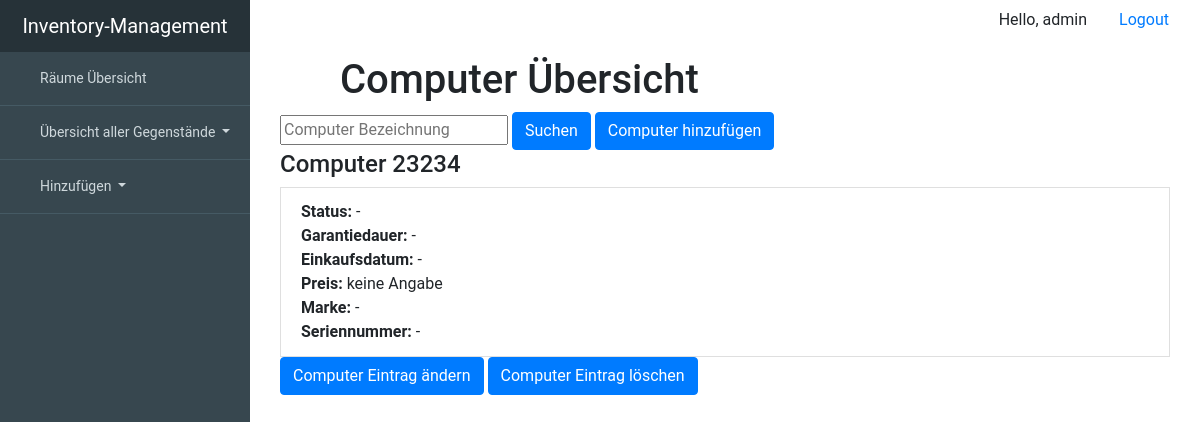
Screenshot of /computer/all (signed in) with the database file from the repository.
### inventory_managementsentials/models.py (models this page shows, shortened)
class Device(models.Model):
    room = models.ForeignKey('Room', null=True, blank=True, on_delete=models.SET_NULL)
    description = models.CharField(max_length=99, unique=True, primary_key=True)
    working = 'working'
    broken = 'broken'
    status_choice = [(working, "working"), (broken, "broken")]
    status = models.CharField(choices=status_choice, max_length=7, blank=True, null=True)
    serialnumber = models.CharField(max_length=99, blank=True, null=True)
    warranty_period = models.IntegerField(blank=True, null=True)
    date_of_purchase = models.DateTimeField(blank=True, null=True)
    price = models.IntegerField(blank=True, null=True)
    brand = models.ForeignKey(Brand, on_delete=models.SET_NULL, blank=True, null=True)
    class Meta:
        abstract = True

class Computer(Device):
    class Meta:
        verbose_name = "Computer"
        verbose_name_plural = "Computers"

### inventory_managementsentials/views.py (the view)
# urls.py: url(r'^computer/all$', views.ComputerView.as_view(), name='ComputerView'),
class ComputerView(LoginRequiredMixin, generic.ListView):
    login_url = 'inventory_managementsentials:login'
    template_name = 'inventory_managementsentials/all/all_computer.html'
    context_object_name = 'computer_list'
    def get_queryset(self):
        filter_description = self.request.GET.get('computer_description', None)
        if filter_description is not None:
            return Computer.objects.filter(description__icontains=filter_description)
        else:
            return Computer.objects.order_by('description')

### inventory_managementsentials/templates/inventory_managementsentials/all/all_computer.html (shortened to what this page needs)
{% extends "inventory_managementsentials/base.html" %}
{% block content %}
    <div class="container">
        <header>
            <div class="editor-indent" style="margin-left: 20px; padding: 0 0 0 40px; margin-right: 50px">
                <div class="inner">
                    <h1>Computer Übersicht </h1>
                </div>
            </div>
        </header>
        <form method="GET" action="/computer/all">
                <input type="text" name="computer_description" placeholder="Computer Bezeichnung">
                <button type="submit" class="btn btn-primary">Suchen</button>
                <a href='/add/computer/' class="btn btn-primary">Computer hinzufügen</a>
            </form>
        <div class="whatever_else_you_need">
            {% if computer_list %}
                {% for computer in computer_list %}
                    <div class="list-group">
                        <h4 class="list-group-itemlist-group-item-action active">Computer {{ computer.description }}</h4>
                         <a class="list-group-item list-group-item-action">   <strong>Status:</strong>
                        {% if computer.status == 'working' %}
                            Funktionsfähig
                        {% elif computer.status == 'broken' %}
                            <strong>Defekt</strong>
                        {% else %}
                            -
                        {% endif %}<br>
                            <strong>Garantiedauer:</strong>
                        {% if computer.warranty_period %}
                            {{ computer.warranty_period }} Jahre
                        {% else %}
                            -
                        {% endif %}
                        <br>
                            <strong>Einkaufsdatum:</strong> {{ computer.date_of_purchase|default_if_none:'-' }}<br>
                            <strong>Preis:</strong>
                        {% if computer.price %}
                            {{ computer.price}}€
                        {% else %}
                            keine Angabe
                        {% endif %}
                        <br>
                            <strong>Marke:</strong> {{ computer.brand|default_if_none:'-'}}<br>
                            <strong>Seriennummer: </strong> {{ computer.serialnumber|default_if_none:'-'}}<br>
                        </a>
                    <div>
                            <a href='/update/computer/{{ computer.description }}' class="btn btn-primary">Computer Eintrag ändern</a>
                            <a href='/delete/computer/{{ computer.description }}' class="btn btn-primary">Computer Eintrag löschen</a>
                        </div>
                    </div>
                {% endfor %}
        {% else %}
                <p>Keine Computer vorhanden .</p>
            {% endif %}
        </div>
    </div>
{% endblock %}

### inventory_managementsentials/templates/inventory_managementsentials/base.html (shortened to what this page needs)
{% load static %}
<!DOCTYPE html>
<html lang="de">
<head>
    <link rel="stylesheet"
          href="https://stackpath.bootstrapcdn.com/bootstrap/4.4.1/css/bootstrap.min.css"
>
</head>
<body>
<div id="viewport">
  <div id="sidebar">
    <header>
      <a href="#">Inventory-Management</a>
    </header>
    <ul class="nav flex-column">
      <li class="nav-item">
        <a class="nav-link" href="{% url 'inventory_managementsentials:RoomView' %}">
           Räume Übersicht
        </a>
      </li>
        <li class="nav-item dropdown">
      <a class="nav-link dropdown-toggle" href="#" id="navbardrop" data-toggle="dropdown">
          Übersicht aller Gegenstände
      </a>
    </li>
        <li class="nav-item dropdown">
      <a class="nav-link dropdown-toggle" href="#" id="navbardrop" data-toggle="dropdown">
          Hinzufügen
      </a>
    </li>
    </ul>
  </div>
      <div class="container">
        <ul class="nav justify-content-end">
            <li class="nav-item">
                <p class="nav-link">Hello, {{ request.user }}</p>
            </li>
          <li class="nav-item">
            <a class="nav-link" href="{% url 'inventory_managementsentials:logout' %}">Logout</a>
          </li>
        </ul>
      </div>
<div id="content">
    <div class="container-fluid">
      {% block content %}
      {% endblock content %}
    </div>
  </div>
</div>
</body>
</html>

### inventory_managementsentials/templates/inventory_managementsentials/base.html (style rules this page uses)
body { overflow-x: hidden; font-family: 'Roboto', sans-serif; font-size: 16px; }
#viewport { padding-left: 250px; -webkit-transition: all 0.5s ease; -moz-transition: all 0.5s ease; -o-transition: all 0.5s ease; transition: all 0.5s ease; }
#content { width: 100%; position: relative; margin-right: 0; }
#sidebar { z-index: 1000; position: fixed; left: 250px; width: 250px; height: 100%; margin-left: -250px; overflow-y: auto; background: #37474F; -webkit-transition: all 0.5s ease; -moz-transition: all 0.5s ease; -o-transition: all 0.5s ease; transition: all 0.5s ease; }
#sidebar header { background-color: #263238; font-size: 20px; line-height: 52px; text-align: center; }
#sidebar header a { color: #fff; display: block; text-decoration: none; }
#sidebar .nav a { background: none; border-bottom: 1px solid #455A64; color: #CFD8DC; font-size: 14px; padding: 16px 24px; }

### rows the page displays
Computer: description "23234", date_of_purchase "-", shows "keine Angabe", brand "-", serialnumber "-"

### other values shown
{{ request.user }} "admin"
